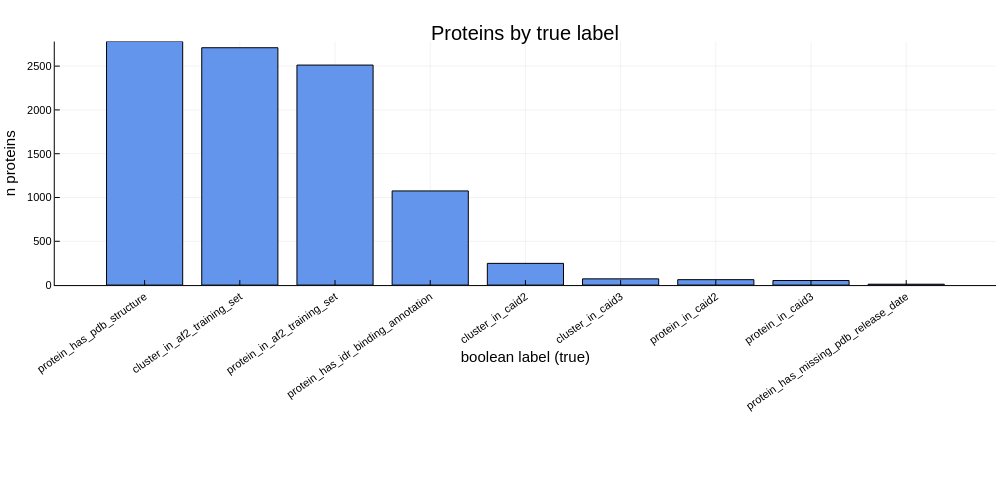

The code cell stored with this chart in its notebook:
### Markdown cell above
### Plot 2: Proteins per Boolean Label Value

### Code cell
protein_true_rows = filter(:value => identity, cluster_label_distribution)
sort!(protein_true_rows, :n_proteins, rev = true)

bar(
    string.(protein_true_rows.label),
    protein_true_rows.n_proteins;
    xlabel = "boolean label (true)",
    ylabel = "n proteins",
    title = "Proteins by true label",
    legend = false,
    xrotation = 35,
    color = :cornflowerblue,
    size = (1000, 500)
)

### Figure 1 — Plotly figure (JSON) as saved in the notebook; plotly's stock layout.template omitted (floating-point values rounded to 4 significant figures)
{"data": [{"fill": "tozeroy", "fillcolor": "rgba(100, 149, 237, 1.000)", "legendgroup": "y1", "line": {"color": "rgba(0, 0, 0, 1.000)", "dash": "solid", "width": 1}, "mode": "lines", "name": "y1", "showlegend": true, "type": "scatter", "x": [0.1, 0.1, 0.9, 0.9, 0.1], "xaxis": "x1", "y": [2781, 0, 0, 2781, 2781], "yaxis": "y1"}, {"fill": "tozeroy", "fillcolor": "rgba(100, 149, 237, 1.000)", "legendgroup": "y1", "line": {"color": "rgba(0, 0, 0, 1.000)", "dash": "solid", "width": 1}, "mode": "lines", "name": "y1", "showlegend": false, "type": "scatter", "x": [1.1, 1.1, 1.9, 1.9, 1.1], "xaxis": "x1", "y": [2710, 0, 0, 2710, 2710], "yaxis": "y1"}, {"fill": "tozeroy", "fillcolor": "rgba(100, 149, 237, 1.000)", "legendgroup": "y1", "line": {"color": "rgba(0, 0, 0, 1.000)", "dash": "solid", "width": 1}, "mode": "lines", "name": "y1", "showlegend": false, "type": "scatter", "x": [2.1, 2.1, 2.9, 2.9, 2.1], "xaxis": "x1", "y": [2512, 0, 0, 2512, 2512], "yaxis": "y1"}, {"fill": "tozeroy", "fillcolor": "rgba(100, 149, 237, 1.000)", "legendgroup": "y1", "line": {"color": "rgba(0, 0, 0, 1.000)", "dash": "solid", "width": 1}, "mode": "lines", "name": "y1", "showlegend": false, "type": "scatter", "x": [3.1, 3.1, 3.9, 3.9, 3.1], "xaxis": "x1", "y": [1075, 0, 0, 1075, 1075], "yaxis": "y1"}, {"fill": "tozeroy", "fillcolor": "rgba(100, 149, 237, 1.000)", "legendgroup": "y1", "line": {"color": "rgba(0, 0, 0, 1.000)", "dash": "solid", "width": 1}, "mode": "lines", "name": "y1", "showlegend": false, "type": "scatter", "x": [4.1, 4.1, 4.9, 4.9, 4.1], "xaxis": "x1", "y": [248, 0, 0, 248, 248], "yaxis": "y1"}, {"fill": "tozeroy", "fillcolor": "rgba(100, 149, 237, 1.000)", "legendgroup": "y1", "line": {"color": "rgba(0, 0, 0, 1.000)", "dash": "solid", "width": 1}, "mode": "lines", "name": "y1", "showlegend": false, "type": "scatter", "x": [5.1, 5.1, 5.9, 5.9, 5.1], "xaxis": "x1", "y": [71, 0, 0, 71, 71], "yaxis": "y1"}, {"fill": "tozeroy", "fillcolor": "rgba(100, 149, 237, 1.000)", "legendgroup": "y1", "line": {"color": "rgba(0, 0, 0, 1.000)", "dash": "solid", "width": 1}, "mode": "lines", "name": "y1", "showlegend": false, "type": "scatter", "x": [6.1, 6.1, 6.9, 6.9, 6.1], "xaxis": "x1", "y": [62, 0, 0, 62, 62], "yaxis": "y1"}, {"fill": "tozeroy", "fillcolor": "rgba(100, 149, 237, 1.000)", "legendgroup": "y1", "line": {"color": "rgba(0, 0, 0, 1.000)", "dash": "solid", "width": 1}, "mode": "lines", "name": "y1", "showlegend": false, "type": "scatter", "x": [7.1, 7.1, 7.9, 7.9, 7.1], "xaxis": "x1", "y": [52, 0, 0, 52, 52], "yaxis": "y1"}, {"fill": "tozeroy", "fillcolor": "rgba(100, 149, 237, 1.000)", "legendgroup": "y1", "line": {"color": "rgba(0, 0, 0, 1.000)", "dash": "solid", "width": 1}, "mode": "lines", "name": "y1", "showlegend": false, "type": "scatter", "x": [8.1, 8.1, 8.9, 8.9, 8.1], "xaxis": "x1", "y": [10, 0, 0, 10, 10], "yaxis": "y1"}, {"colorbar": {"len": 0.5295, "title": "", "x": 0.9961, "y": 0.6885}, "legendgroup": "y1", "marker": {"color": "rgba(100, 149, 237, 0.000)", "line": {"color": "rgba(0, 0, 0, 0.000)", "width": 1}, "size": 0, "symbol": "circle"}, "mode": "markers", "name": "y1", "showlegend": false, "type": "scatter", "x": [0.5, 1.5, 2.5, 3.5, 4.5, 5.5, 6.5, 7.5, 8.5], "xaxis": "x", "y": [2781, 2710, 2512, 1075, 248, 71, 62, 52, 10], "yaxis": "y"}], "layout": {"annotations": [{"font": {"color": "rgba(0, 0, 0, 1.000)", "family": "sans-serif", "size": 20}, "rotation": 0, "showarrow": false, "text": "Proteins by true label", "x": 0.5254, "xanchor": "center", "xref": "paper", "y": 1, "yanchor": "top", "yref": "paper"}], "height": 500, "margin": {"b": 20, "l": 0, "r": 0, "t": 20}, "paper_bgcolor": "rgba(255, 255, 255, 1.000)", "plot_bgcolor": "rgba(255, 255, 255, 1.000)", "showlegend": false, "width": 1000, "xaxis": {"anchor": "y", "domain": [0.05477, 0.9961], "gridcolor": "rgba(0, 0, 0, 0.100)", "gridwidth": 0.5, "linecolor": "rgba(0, 0, 0, 1.000)", "mirror": false, "range": [-0.4438, 9.444], "showgrid": true, "showline": true, "showticklabels": true, "tickangle": -35, "tickcolor": "rgb(0, 0, 0)", "tickfont": {"color": "rgba(0, 0, 0, 1.000)", "family": "sans-serif", "size": 11}, "tickmode": "array", "ticks": "inside", "ticktext": ["protein_has_pdb_structure", "cluster_in_af2_training_set", "protein_in_af2_training_set", "protein_has_idr_binding_annotation", "cluster_in_caid2", "cluster_in_caid3", "protein_in_caid2", "protein_in_caid3", "protein_has_missing_pdb_release_date"], "tickvals": [0.5, 1.5, 2.5, 3.5, 4.5, 5.5, 6.5, 7.5, 8.5], "title": "boolean label (true)", "titlefont": {"color": "rgba(0, 0, 0, 1.000)", "family": "sans-serif", "size": 15}, "type": "-", "visible": true, "zeroline": false, "zerolinecolor": "rgba(0, 0, 0, 1.000)"}, "yaxis": {"anchor": "x", "domain": [0.4237, 0.9532], "gridcolor": "rgba(0, 0, 0, 0.100)", "gridwidth": 0.5, "linecolor": "rgba(0, 0, 0, 1.000)", "mirror": false, "range": [0, 2781], "showgrid": true, "showline": true, "showticklabels": true, "tickangle": 0, "tickcolor": "rgb(0, 0, 0)", "tickfont": {"color": "rgba(0, 0, 0, 1.000)", "family": "sans-serif", "size": 11}, "tickmode": "array", "ticks": "inside", "ticktext": ["0", "500", "1000", "1500", "2000", "2500"], "tickvals": [0, 500, 1000, 1500, 2000, 2500], "title": "n proteins", "titlefont": {"color": "rgba(0, 0, 0, 1.000)", "family": "sans-serif", "size": 15}, "type": "-", "visible": true, "zeroline": false, "zerolinecolor": "rgba(0, 0, 0, 1.000)"}}}
